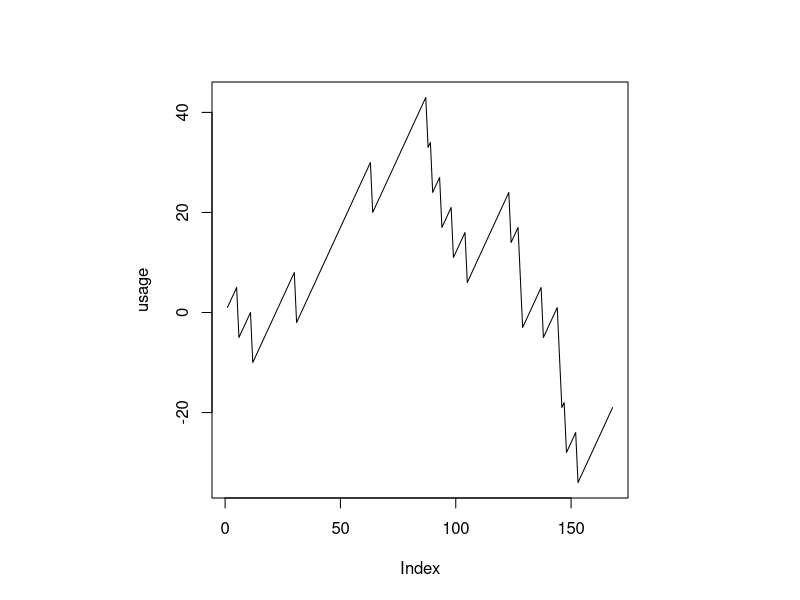
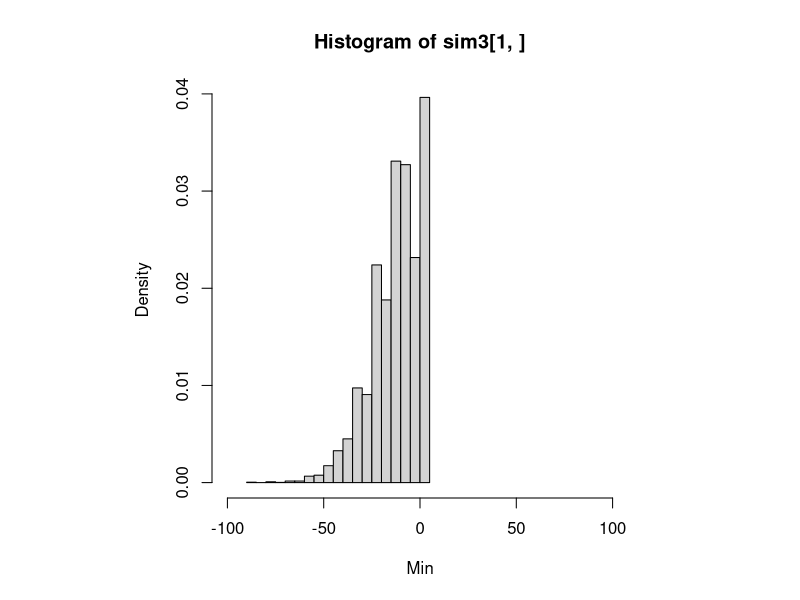
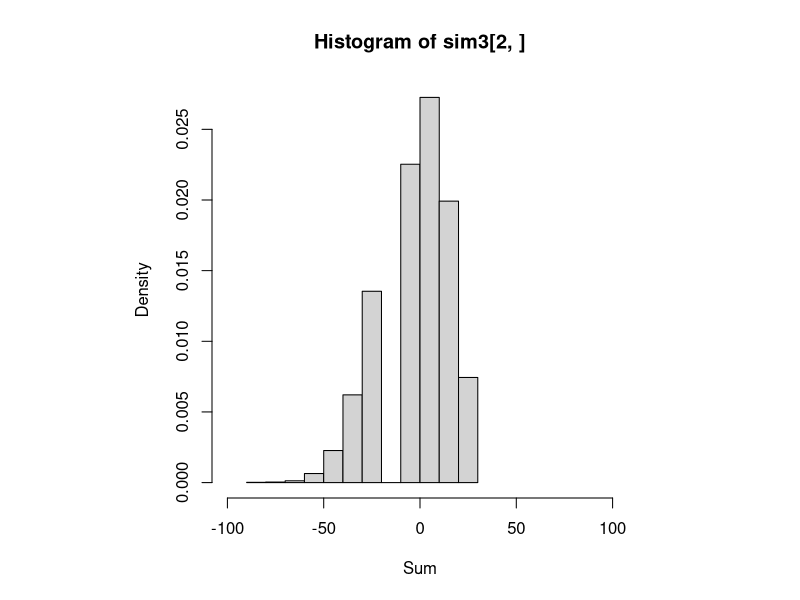
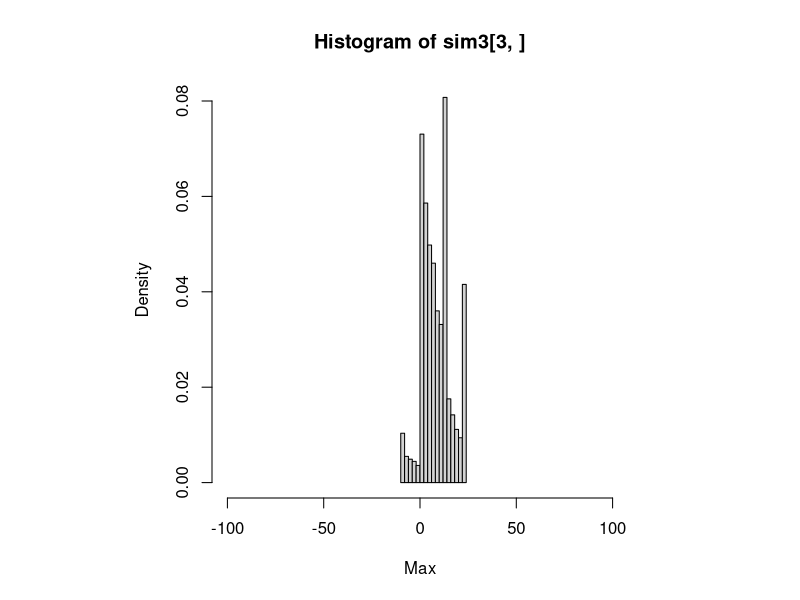

Recreate these plots in R, in order.
#!/usr/bin/Rscript
##
## Start the interpreter  with M-R. Use C-c C-j to  eval a line, C-M-x
## to eval a paragraph.
##
## Back of the evelope calculation ... Say it takes 0.1s to simulate a
## distribution  in  the  future  for   a  single  "disk  usage"  time
## series. In 30s which is a timeout for a Zabbix Item you can only do
## as many as 300 "disks", that is about 30-100 VMs max.  On the other
## hand if we agree to simulate the future once an hour one can manage
## several thousands VMs.
##

##
## Simulating Data might be usefull as a tutorial [1].
##
## [1] https://clayford.github.io/dwir/dwr_12_generating_data.html
##
## In this  particular distribution  the increments are  usually small
## and positive or large and negative:
prior <- c(1,1,1,1,1,1,1,1,1,-10);

## This outputs the frequency table:
table (prior);
mean (prior);                           # -0.1
## plot (ecdf (prior), do.points = FALSE, verticals = TRUE);

## In case you want to exclude drift:
## prior <- prior - mean (prior);

## There are 7 * 24 = 168 hours in a week
day <- 24;
week <- 7 * day;
usage <- cumsum (sample (prior, size = week, replace = TRUE));
par (pty = "s");                        # square windows
plot (usage, type = "l");

## One week of  data, in fact only  167 = 168 -  1 differences, should
## give us  some idea of prior  distribution. Still it will  often not
## suffice to recover the prior accurately.
distr <- diff (usage);
table (distr);
mean (distr);
## plot (table (distr));

## Min, Last,  and Max as  a few  observations derived from  a cusmsum
## trajectory:
f3 <- function (s) {
    c (min (cumsum (s)), sum (s), max (cumsum (s)))
}

simulate <- function (distr, size) {
    f3 (sample (distr, size = day, replace = TRUE))
}

## We can reduce a ditribution to a single value in at least two ways:
## (1) return a specific quantile like  median or 95th or (2) return a
## probablity  measure  for  crossing  a  specific  threshold.   Which
## threshold?  The  current "disk usage"  may change every  minute ---
## you  dont  want  to  recompute that  probability  that  often.   So
## reducing the future deistribution  to few quantiles for pre-defined
## probabilities, like fivenums() does, is probably more practical.
wip <- function (distr, size) {
    sim3 <- replicate (n = 10000, simulate (distr, size = day))
    ## Trajectory maxima:
    sims <- sim3[3, ]
    ## Maybe compute a specific qauntile:
    print (fivenum (sims))
    ## For histograms return all of them:
    sim3
}

## Simulate the evolution over one day  many times. In fact you may be
## interested in the behaviour of max(cumsum(...)) or min(cumsum(...))
## and not  just sum(...). Since f()  returns a 3-vector the  shape of
## the resulte is 3 x n:
system.time (
    sim3 <- wip (distr, day)
)
sims <- sim3[2, ];
fivenum (sims);
## The expectation value of a sum is  a multiple of that for the prior
## distribution:
c (mean (sims),  day * mean (distr), day * mean (prior));

## Histograms
xlim <- c(-100, 100);
hist (sim3[1, ], prob = TRUE, xlab = "Min", xlim = xlim);
hist (sim3[2, ], prob = TRUE, xlab = "Sum", xlim = xlim);
hist (sim3[3, ], prob = TRUE, xlab = "Max", xlim = xlim);
## lines (density (sim3[1, ], bw = 5));
## lines (density (sim3[3, ], bw = 5));

## Empirical cumulative distribution function:
## plot (ecdf (sims), do.points = FALSE, verticals = TRUE);
## qqnorm (sims); qqline (sims);
